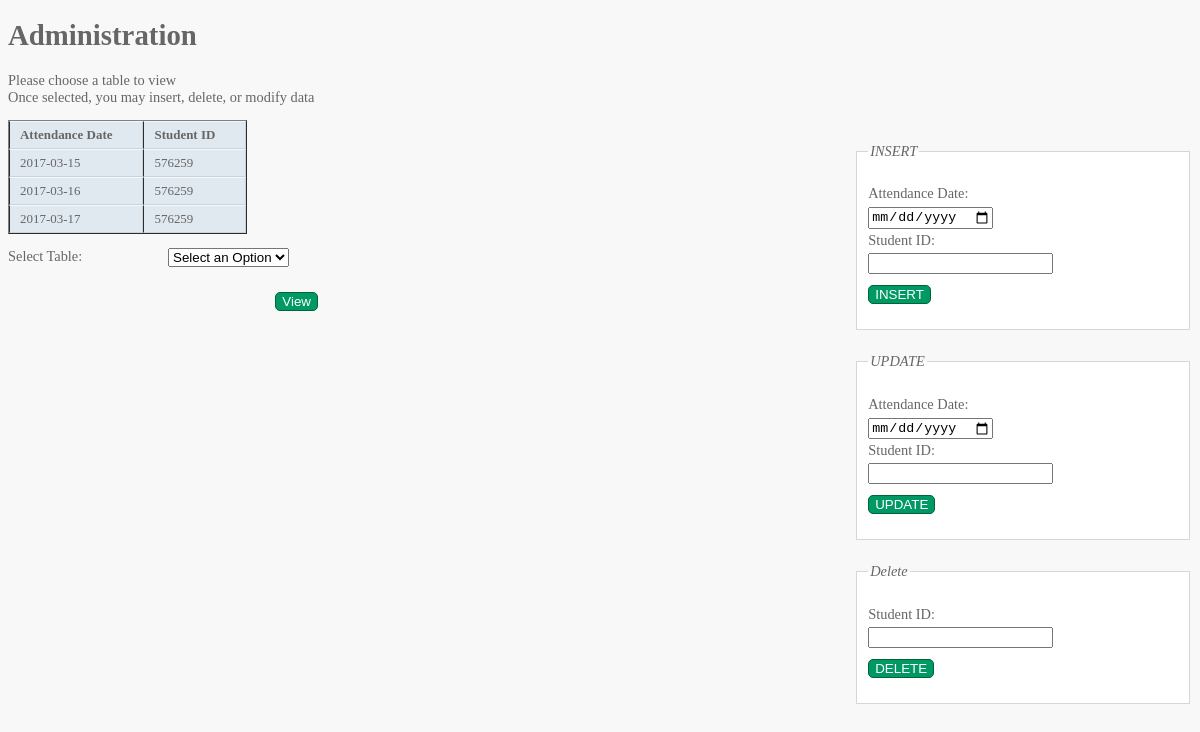
The app's page /attendance_list.php with its own data.
### tables this page shows
CREATE TABLE IF NOT EXISTS ATTENDANCE
(	attDate		DATE		NOT NULL,
	studentID	CHAR(7),
    FOREIGN KEY (studentID) REFERENCES STUDENT(studentID));

### attendance_list.php (the view, shortened to what this page needs)
<!DOCTYPE html>
<html>
	<head>
  	<link href="pagestyle.css" type="text/css" rel="stylesheet" />
	</head>
	<body>
		<h1>Administration</h1>
		<p>Please choose a table to view<br /> Once selected, you may insert, delete, or modify data</p>
		<div id="controlBox">
			<div id="insert">
        <form action="attendance_list.php" method="post">
			<fieldset>
				<legend>INSERT</legend>
				<p>
					<label class="title" for="adate">Attendance Date:</label><br />
					<input type="date" name="adate" id="adate" required="required"><br />
          <label class="title" for="studentID">Student ID:</label>
  				<input type="text" name="studentID" id="studentID" required="required"><br />
					<input type="submit" name="add" value="INSERT" />
        </form>
				</div>
					<div id="update">
            <form action="attendance_list.php" method="post">
					<fieldset>
						<legend>UPDATE</legend>
						<p>
              <label class="title" for="adate">Attendance Date:</label><br />
    					<input type="date" name="adate" id="adate" required="required"><br />
              <label class="title" for="studentID">Student ID:</label>
      				<input type="text" name="studentID" id="studentID" required="required"><br />
							<input type="submit" name="edit" value="UPDATE" />
            </form>
						</div>
						<div id="delete">
              <form action="attendance_list.php" method="post">
						<fieldset>
							<legend>Delete</legend>
							<p><label class="title" for="studentID">Student ID:</label>
								<input type="text" name="studentID" id="studentID" required="required"><br />
								<input type="submit" name = "delete" value="DELETE" />
              </form>
							</div>
		</div>
    <div id="main">
     <table border=1>
       <tr>
       <th>Attendance Date</th>
			 <th>Student ID</th>
       </tr>
<?php
include 'db.inc.php';
if (!($connection = @ mysql_connect($hostName, $username,
  $password)))
  showerror();
    $query = "SELECT * FROM attendance";
    if (!($result = @ mysql_query ($query, $connection)))
      showerror();
    while ($row = @ mysql_fetch_array($result))
      echo "<tr>
    <td>{$row["attDate"]}</td>
		<td>{$row["studentID"]}</td>
    </tr>";
  ?>
</table>
<form action="admins_home.php" method="post">
<p><label class="title" for="selectTable"> Select Table:</label>
<select name="selectTable" id="selectTable">
	<option value="" disabled selected>Select an Option</option>
</select></p>
<div class="submit">
 <input type="submit" value="View" />
</div>
</form>
 </div>
 </body>
</html>

### PAUL UPDATED FINAL REPORT FILES/css/pagestyle.css (style rules this page uses)
body { font=family: Arial, Verdana, sans-serif; font-size: 90%; color: #666666; background-color: #f8f8f8; }
table { border-spacing: 0px; }
th, td { padding: 5px 30px 5px 10px; border-spacing: 0px; font-size: 90%; margin: 0px; }
th,td { text-align: left; background-color: #e0e9f0; border-top: 1px solid #f1f8fe; border-bottom: 1px solid #cbd2d8; border-right: 1px solid #cbd2d8; }
td { text-shadow: 1px 1px p1x #ffffff; }
fieldset { width: 310px; margin-top:20px; border: 1px solid #d6d6d6; background-color: #ffffff; line-height: 1.6em; }
legend { font-style: italic; color: #666666; }
input[type="submit"] { border: 1px solid #006633; background-color: #009966; color: #ffffff; border-radius: 5px; padding 5px; margin-top: 10px; }
.title { float: left; width: 160px; clear: left; }
.submit { width: 310px; text-align: right; }
#controlBox { float:right; }

### records on screen
attendance: attDate "2017-03-15", studentID "576259"
attendance: attDate "2017-03-16", studentID "576259"
attendance: attDate "2017-03-17", studentID "576259"
